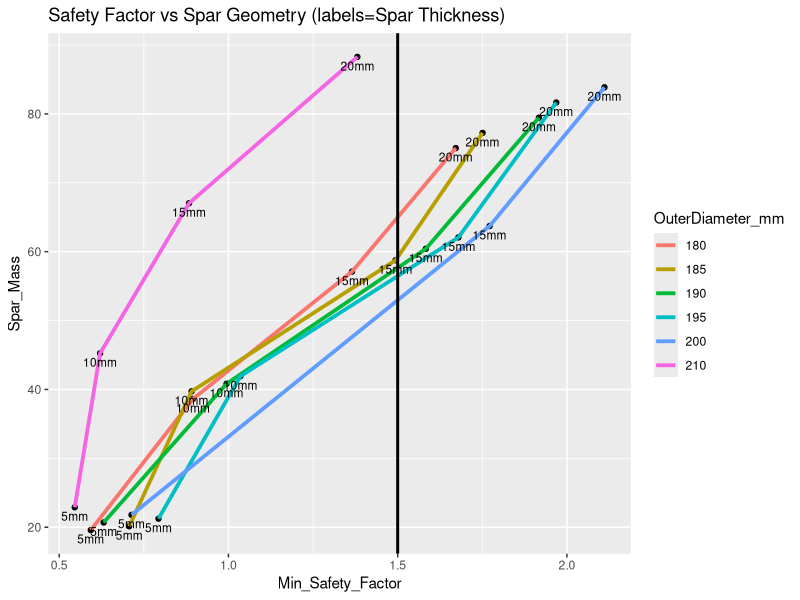

This figure's R source:
## ---- chunk 1
library(tidyverse)
library(ggplot2)
## ---- chunk 2
# Load and filter
df=read_csv("SparGeom.csv")
df2=read_csv("SparGeom.csv")
df = df %>% na.omit()
df$Spar_Outer_Diam = as.factor(df$Spar_Outer_Diam)
df = df %>% filter(Min_Safety_Factor>0.5)
df = df %>% mutate(OuterDiameter_mm = Spar_Outer_Diam)
## ---- chunk 3
# Plot Convergence

ggplot(df, aes(y=Spar_Mass, x=Min_Safety_Factor, label=paste0(Spar_Thickness, "mm"))) + geom_point() + geom_line(aes(color=OuterDiameter_mm), size=1.3) + geom_text(size=3, vjust=1.5, hjust=0.5) + ggtitle("Safety Factor vs Spar Geometry (labels=Spar Thickness)") + geom_vline(xintercept = 1.5, size=1)


